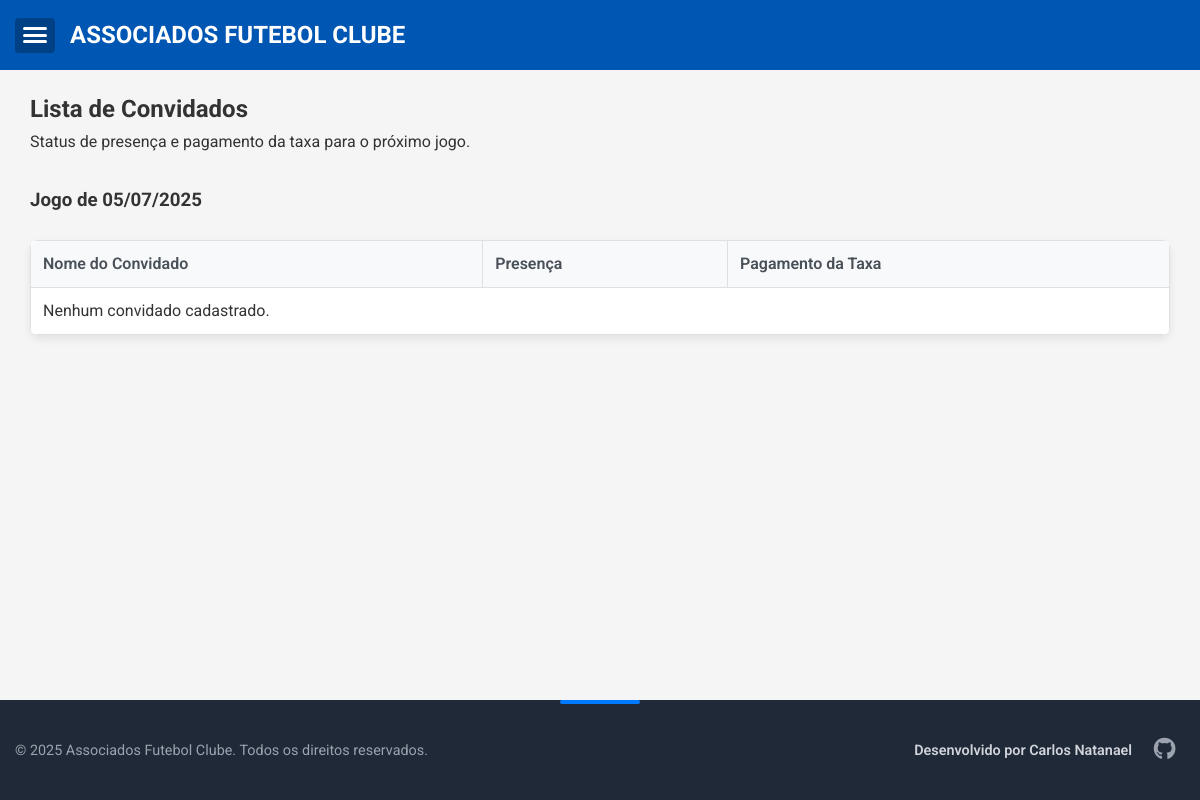
Before: /convidados with the older database file.
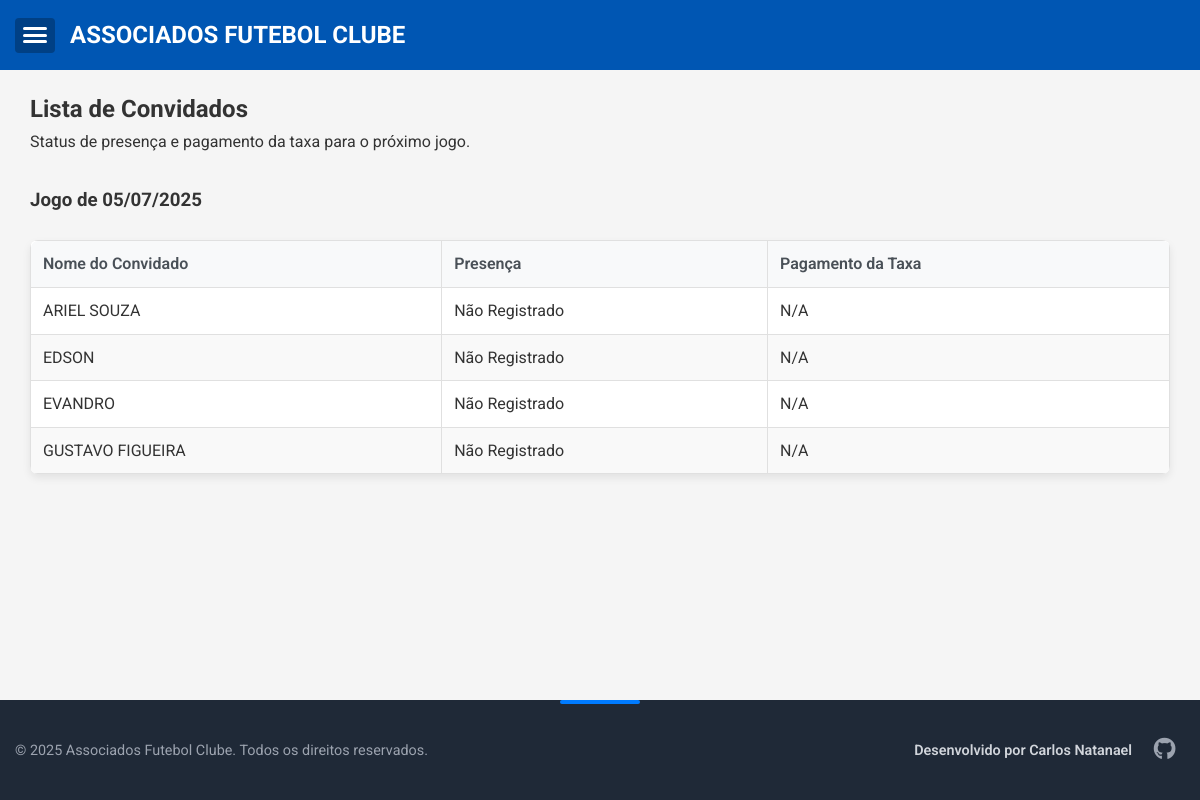
After: the same page with the newer database file.
### app.py (models this page shows)
class Convidado(db.Model):
    id = db.Column(db.Integer, primary_key=True)
    nome = db.Column(db.String(100), nullable=False)
    presencas = db.relationship('Presenca', backref='convidado', lazy=True, cascade="all, delete-orphan")

### app.py (the view)
@app.route('/convidados')
def convidados():
    hoje = date.today()
    dias_para_sabado = (5 - hoje.weekday() + 7) % 7
    data_proximo_jogo = hoje + timedelta(days=dias_para_sabado)
    todos_convidados = Convidado.query.order_by(Convidado.nome).all()
    lista_convidados_display = []
    for convidado in todos_convidados:
        presenca_proximo_jogo = Presenca.query.filter_by(
            convidado_id=convidado.id,
            data=data_proximo_jogo
        ).first()
        status_presenca = 'Não Registrado'
        status_pagamento = 'N/A'  # Não aplicável por padrão
        if presenca_proximo_jogo:
            status_presenca = presenca_proximo_jogo.status
            if status_presenca == 'Presente':
                status_pagamento = presenca_proximo_jogo.pagamento_jogo
        lista_convidados_display.append({
            'nome': convidado.nome,
            'status_presenca': status_presenca,
            'status_pagamento': status_pagamento
        })
    return render_template(
        'convidados.html',
        convidados_display=lista_convidados_display,
        data_proximo_jogo_display=data_proximo_jogo.strftime('%d/%m/%Y')
    )

### templates/convidados.html (shortened to what this page needs)
{% extends "base.html" %}
{% block content %}
<div class="container">
    <h2 class="text-center">Lista de Convidados</h2>
    <p class="text-center text-muted" style="margin-bottom: 2rem;">Status de presença e pagamento da taxa para o próximo jogo.</p>
    <h3 class="text-center text-muted">Jogo de {{ data_proximo_jogo_display }}</h3>
    <div class="table-responsive">
        <table>
            <thead>
                <tr>
                    <th>Nome do Convidado</th>
                    <th>Presença</th>
                    <th>Pagamento da Taxa</th>
                </tr>
            </thead>
            <tbody>
                {% for convidado in convidados_display %}
                <tr>
                    <td>{{ convidado.nome }}</td>
                    <td>
                        {% if convidado.status_presenca == 'Presente' %}
                            <span class="status-badge status-ok">{{ convidado.status_presenca }}</span>
                        {% elif convidado.status_presenca == 'Faltou' %}
                            <span class="status-badge status-na">{{ convidado.status_presenca }}</span>
                        {% else %}
                            <span>{{ convidado.status_presenca }}</span>
                        {% endif %}
                    </td>
                    <td>
                        {% if convidado.status_pagamento == 'Pago' %}
                            <span class="status-badge status-ok">{{ convidado.status_pagamento }}</span>
                        {% elif convidado.status_pagamento == 'Pendente' %}
                            <span class="status-badge status-pendente">{{ convidado.status_pagamento }}</span>
                        {% elif convidado.status_pagamento == 'Dispensado' %}
                            <span class="status-badge status-dispensado">{{ convidado.status_pagamento }}</span>
                        {% else %}
                            <span>{{ convidado.status_pagamento }}</span>
                        {% endif %}
                    </td>
                </tr>
                {% else %}
                <tr>
                    <td colspan="3">Nenhum convidado cadastrado.</td>
                </tr>
                {% endfor %}
            </tbody>
        </table>
    </div>
</div>
{% endblock %}

### templates/base.html (shortened to what this page needs)
<!DOCTYPE html>
<html lang="pt-br">
<head>
    <link rel="stylesheet" href="https://cdnjs.cloudflare.com/ajax/libs/font-awesome/5.15.4/css/all.min.css">
    <link rel="stylesheet" href="{{ url_for('static', filename='style.css') }}">
</head>
<body>
    <header>
        <div class="container header-content">
            <button id="menuToggleButton" aria-label="Abrir menu" aria-expanded="false">
                <span class="hamburger-line"></span>
                <span class="hamburger-line"></span>
                <span class="hamburger-line"></span>
            </button>
            <h2>ASSOCIADOS FUTEBOL CLUBE</h2>
        </div>
    </header>
    <main class="container">
        {% block content %}{% endblock %}
    </main>
    <footer class="site-footer">
        <div class="container footer-content">
            <p class="copyright">&copy; 2025 Associados Futebol Clube. Todos os direitos reservados.</p>
            <div class="developer-credit">
                <span>Desenvolvido por Carlos Natanael</span>
                <div class="social-icons">
                    <a href="https://github.com/CarlosNatanael" target="_blank" rel="noopener noreferrer" title="GitHub">
                        <i class="fab fa-github"></i>
                    </a>
                </div>
            </div>
        </div>
    </footer>
</body>
</html>

### static/style.css (style rules this page uses)
* { box-sizing: border-box; margin: 0; padding: 0; }
body { font-family: 'Roboto', sans-serif; line-height: 1.6; color: #333; background-color: #f5f5f5; position: relative; -webkit-font-smoothing: antialiased; -moz-osx-font-smoothing: grayscale; display: flex; flex-direction: column; min-height: 100vh; }
input, select, button, textarea { font-family: 'Roboto', sans-serif; font-size: 1rem; }
.container { width: 100%; max-width: 1200px; margin: 0 auto; padding: 0 15px; }
header { background: #0056b3; color: white; padding: 1rem 0; text-align: center; position: sticky; top: 0; z-index: 1000; }
.header-content { display: flex; align-items: center; max-width: 1200px; margin: 0 auto; padding: 0 15px; }
#menuToggleButton { background: #004085; color: white; border: none; cursor: pointer; border-radius: 4px; width: 40px; height: 35px; padding: 8px; display: flex; flex-direction: column; justify-content: space-around; align-items: center; margin-right: 15px; }
.hamburger-line { display: block; width: 100%; height: 3px; background-color: white; border-radius: 3px; }
main.container { padding-top: 20px; padding-bottom: 20px; transition: margin-left 0.3s ease-in-out, padding-left 0.3s ease-in-out; flex-grow: 1; }
.table-responsive { overflow-x: auto; margin: 1.5rem 0; background: white; border-radius: 8px; box-shadow: 0 4px 8px rgba(0,0,0,0.08); }
table { width: 100%; border-collapse: collapse; min-width: 600px; }
th, td { border: 1px solid #e0e0e0; padding: 10px 12px; text-align: left; vertical-align: middle; }
th { background-color: #f8f9fa; color: #495057; font-weight: 600; border: 1px solid #e0e0e0; padding: 10px 12px; text-align: left; vertical-align: middle; }
.table-responsive th:first-child { border-top-left-radius: 7px; }
.table-responsive th:last-child { border-top-right-radius: 7px; }
tr:nth-child(even) td { background-color: #f9f9f9; }
button { font-family: inherit; }
button { padding: 8px 12px; border-radius: 4px; border: 1px solid #ddd; background-color: #0056b3; color: white; cursor: pointer; transition: background-color 0.3s; }
.site-footer { background: #1f2937; color: #9ca3af; padding: 2rem 0; margin-top: 4rem; text-align: center; font-size: 0.9rem; position: relative; }
.site-footer::before { content: ''; position: absolute; top: 0; left: 50%; transform: translateX(-50%); width: 80px; height: 4px; background-color: #007bff; border-radius: 2px; }
.footer-content { display: flex; flex-direction: column; align-items: center; gap: 1rem; }
p.copyright { margin: 0; }
.developer-credit { display: flex; flex-direction: column; align-items: center; gap: 0.75rem; color: #d1d5db; font-weight: 600; }
.social-icons a { color: #9ca3af; font-size: 1.4rem; margin: 0 0.6rem; transition: color 0.3s ease, transform 0.3s ease; }
@media (min-width: 768px) { .footer-content { flex-direction: row; justify-content: space-between; } }
@media (min-width: 768px) { .developer-credit { flex-direction: row; } }

Changed rows visible on the page:
added Convidado: nome "ARIEL SOUZA", status_presenca "Não Registrado", status_pagamento "N/A"
added Convidado: nome "EDSON", status_presenca "Não Registrado", status_pagamento "N/A"
added Convidado: nome "EVANDRO", status_presenca "Não Registrado", status_pagamento "N/A"
added Convidado: nome "GUSTAVO FIGUEIRA", status_presenca "Não Registrado", status_pagamento "N/A"
Other visible differences:
text no longer shown: "Nenhum convidado cadastrado."
